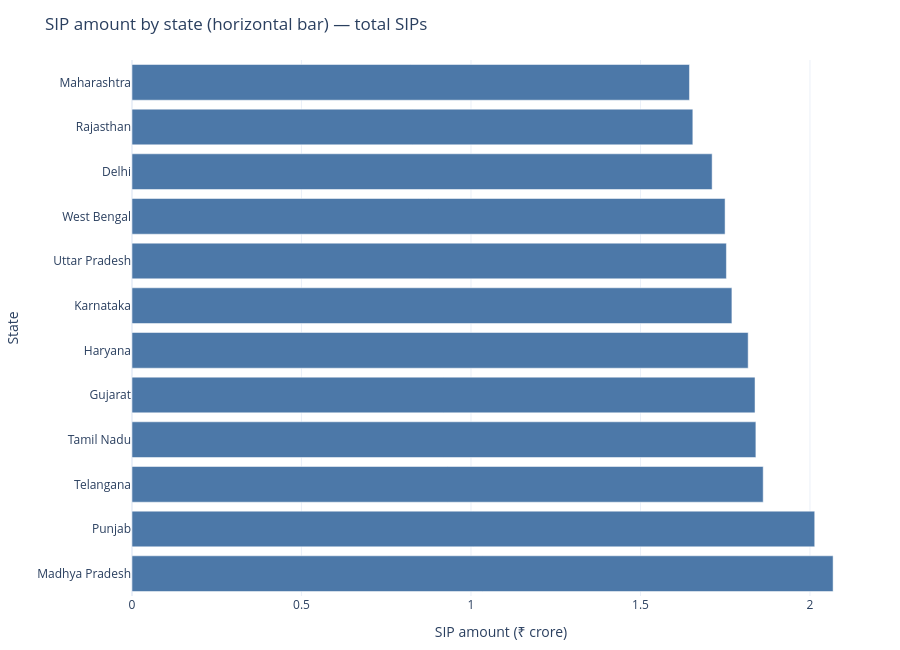

The code cell stored with this chart in its notebook:
### Code cell
# --- 1) Horizontal bar chart: SIP amount by state ---
state_agg = (
    df_sip.groupby('state', as_index=False)['amount_cr']
    .sum()
    .sort_values('amount_cr', ascending=False)
)

# Keep chart readable: top 15 states + 'Others' (if needed)
TOP_N = 15
if len(state_agg) > TOP_N:
    top = state_agg.head(TOP_N).copy()
    others_sum = state_agg.iloc[TOP_N:]['amount_cr'].sum()
    top = pd.concat([top, pd.DataFrame([{'state': 'Others', 'amount_cr': others_sum}])], ignore_index=True)
    state_agg = top

fig_bar = go.Figure()

fig_bar.add_trace(
    go.Bar(
        x=state_agg['amount_cr'],
        y=state_agg['state'],
        orientation='h',
        marker=dict(color='#4c78a8'),
        hovertemplate='State=%{y}<br>SIP=%{x:,.2f} Cr<extra></extra>',
    )
)

fig_bar.update_layout(
    title='SIP amount by state (horizontal bar) — total SIPs',
    template='plotly_white',
    xaxis_title='SIP amount (₹ crore)',
    yaxis_title='State',
    height=650,
    margin=dict(l=120, r=30, t=60, b=40),
)

fig_bar.show()

### Figure 1 — Plotly figure (JSON) as saved in the notebook; plotly's stock layout.template omitted (floating-point values rounded to 4 significant figures)
{"data": [{"hovertemplate": "State=%{y}<br>SIP=%{x:,.2f} Cr<extra></extra>", "marker": {"color": "#4c78a8"}, "orientation": "h", "type": "bar", "x": [2.068, 2.014, 1.862, 1.84, 1.838, 1.818, 1.77, 1.753, 1.75, 1.711, 1.654, 1.645], "y": ["Madhya Pradesh", "Punjab", "Telangana", "Tamil Nadu", "Gujarat", "Haryana", "Karnataka", "Uttar Pradesh", "West Bengal", "Delhi", "Rajasthan", "Maharashtra"]}], "layout": {"height": 650, "margin": {"b": 40, "l": 120, "r": 30, "t": 60}, "title": {"text": "SIP amount by state (horizontal bar) — total SIPs"}, "xaxis": {"title": {"text": "SIP amount (₹ crore)"}}, "yaxis": {"title": {"text": "State"}}}}
